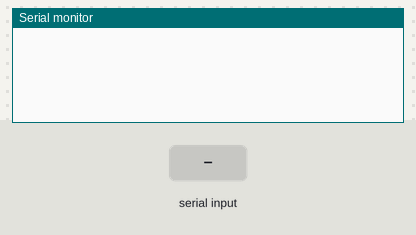
Bench run of a sketch on a simulated Arduino Uno, built with avr-gcc and run on an emulated ATmega328P. On the bench: the last lines printed to the serial monitor. Inputs (shaded band) come from the test bench.

Above: at 1.2 s.
1.3 s: "90,45\n" received over Serial
At 2.2 s:
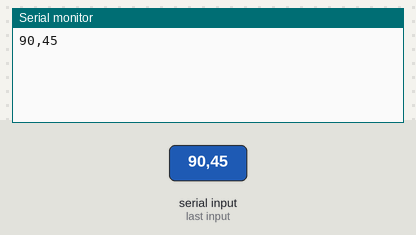
2.8 s: "5\n" received over Serial
At 3.6 s:
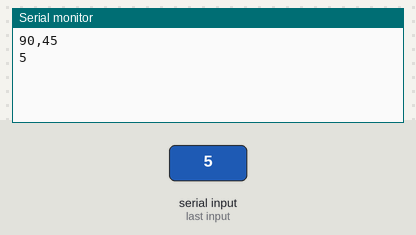

Measured:
- after the input at 1.3 s, the serial monitor: prints a new line after 0.09 s (image 1)
- after the input at 2.8 s, the serial monitor: prints a new line at once (image 2)

The sketch:

distance.ino
```cpp
/*
 *
 * the string sent through the bluetooth module
 * is printed on the serial monitor.
 *
 *
*/

//left motors
int enl = 5;//enable left
int pin6 = 6;//B2
int pin7 = 7;//B1
//right motors
int enr = 10;//enable left
int pin8 = 8;//A2
int pin9 = 9;//A1

String input;
int distance_recieved = 0;

void setup(){

  Serial.begin(9600);
  }


void loop() {

  if(Serial.available()){

    while(Serial.available()){

        delay(5);
        char inChar = (char)Serial.read();
        delay(5);
        input += inChar;
        delay(5);
    }

    // print the sent string
    Serial.println(input);

    // change the string to integer
    distance_recieved = input.toInt();
    input = "";
  }


}
```
